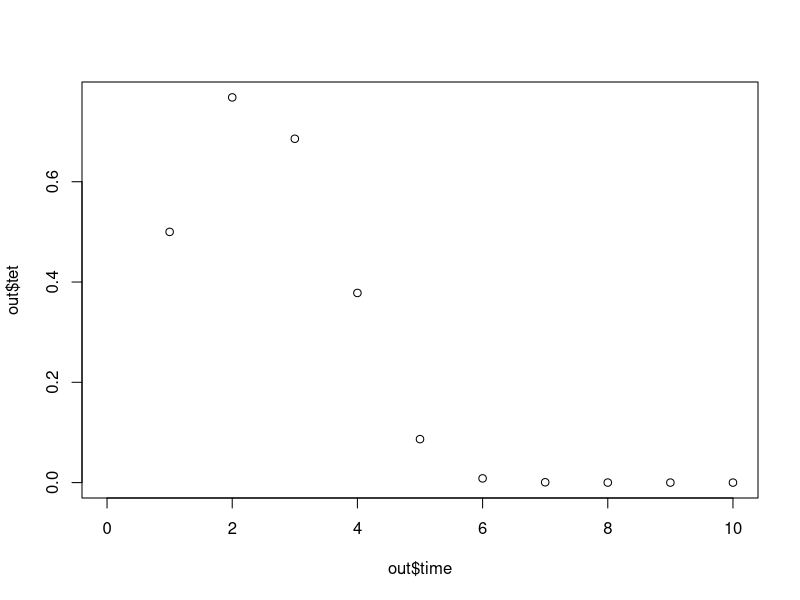

Here is the R script that generated this plot:
library(deSolve)
library(lme4)
#ampicillin concentration and position
ampconc <- seq(0, 1, by = 0.01)
ampco <- rev((exp(ampconc) / 2.72))
#for (a in ampco) {
  parameters = c(
    ampc = 0.8,
    trate = 1.5,
    degtc = 1,
    synrate = 1.5
    #tet=0.5
  )
  #ode model of tetC levels and tet level in the cell
  state <- c(tet = 0.5,
             tetc = .025)
  
  tetconc <- function(t, state, parameters) {
    with(as.list(c(state, parameters)), {
      dtet = (tet) - (trate * tetc) * (tet) / (0.5 + tet)
      dtetc = synrate * ampc - (degtc * tetc)
      list(c(dtet, dtetc))
    })
  }
#}
out <-
  as.data.frame(ode(
    y = state,
    times = seq(1, 50),
    func = tetconc,
    parms = parameters,
    #method = "lsoda"
  ))
tail(out)
plot(x = out$time, y = out$tet,xlim=c(0,10))
